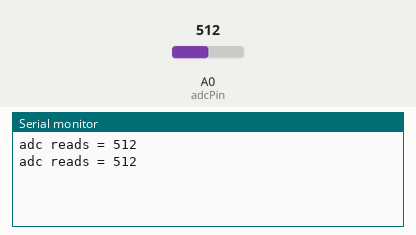
Bench run of a sketch on a simulated Arduino Uno, built with avr-gcc and run on an emulated ATmega328P. Parts: the last lines printed to the serial monitor. The test bench sets the inputs (shaded band); at power-on: A0 (adcPin) = 512.

Above: at 1.8 s.
1.9 s: A0 (adcPin) set to 716
At 2.8 s:
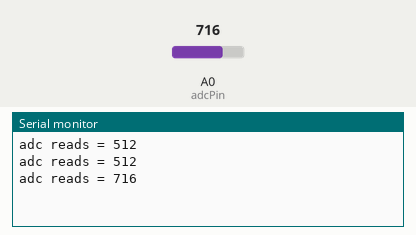
3.4 s: A0 (adcPin) set to 900
At 4.8 s:
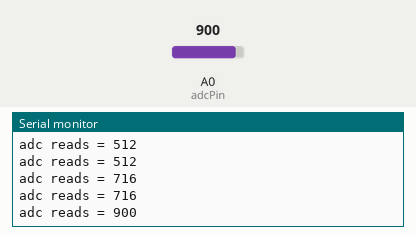
Timing chart, 0 to 6.4 s (numbered marks = the images above; inputs shaded):
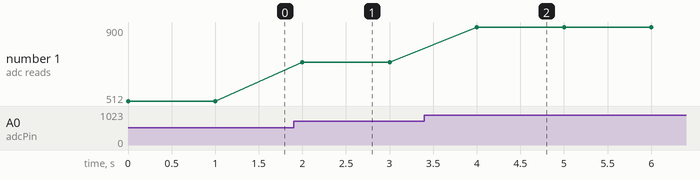

The sketch:

adc_simple.ino
```cpp
int adcPin = A0;
int val;

void setup() {
  Serial.begin(9600);
}

void loop() {
  val = analogRead(adcPin);
  Serial.print("adc reads = ");
  Serial.println(val);        //print digital value on serial monitor
  delay(1000);
}
```

Measured:
- after the input at 1.9 s, the serial monitor: prints a new line after 0.10 s (image 1)
- after the input at 3.4 s, the serial monitor: prints a new line after 0.60 s (image 2)
- plotted number 1: 512 → 716 after the input at 1.9 s, 716 → 900 after the input at 3.4 s
